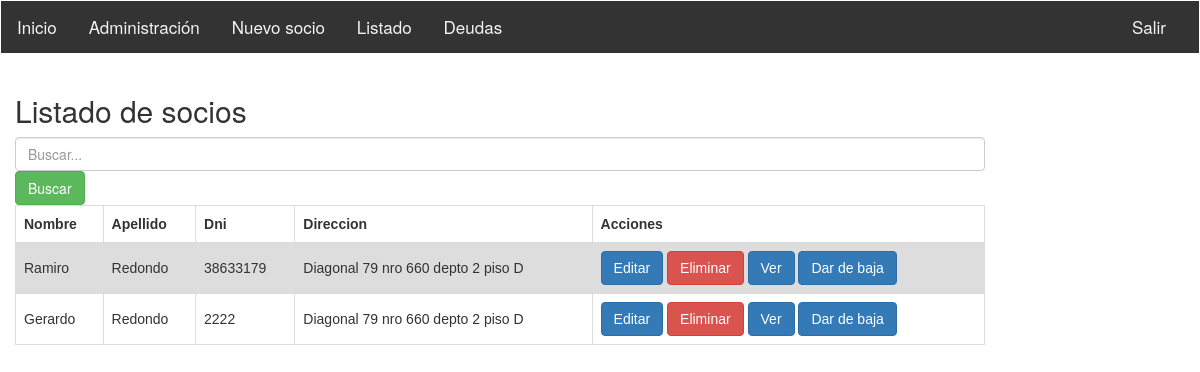
Page /index/listado (signed in) on the committed database.
### sistemasocioscap/models.py (models this page shows)
class Socio (models.Model):
	dni = models.IntegerField ()
	nombre = models.CharField(max_length= 200, help_text="Ingrese el nombre del usuario")
	apellido = models.CharField (max_length = 200)
	fecha_nacimiento = models.DateField(null = True, blank=True)
	nrosocio = models.IntegerField ()
	direccion = models.CharField (max_length = 200)
	mail = models.EmailField(max_length=254, null=True)
	cbu = models.IntegerField (null=True)
	dar_baja = models.CharField(max_length=32,choices=[('si', 'Si'),('no', 'No')], default="",null = True, blank=True)
	registro = models.OneToOneField(RegistroPagos, on_delete=models.SET_NULL, null = True, blank=True)
  	def get_absolute_url(self):
    		return reverse ('socio-detail', args=[str(self.id)])

### sistemasocioscap/views.py (the view)
def socios_listado(request):
    queryset = request.GET.get("buscar")
    socios = Socio.objects.all()
    if queryset:
        socios = Socio.objects.filter(
            Q(nombre__icontains = queryset) |
            Q(apellido__icontains = queryset)
        ).distinct()
    return render(request,'socio_listado.html', context={'socios':socios},
)

### sistemasocioscap/templates/socio_listado.html (shortened to what this page needs)
{% extends "base_generic.html" %}
{% block content %}
<h2>Listado de socios</h2>
<form method="get">
  <input type="text" class="form-control" placeholder="Buscar..." name="buscar" value="{{ request.get.buscar }}">
  <button type="submit" class="btn btn-success">Buscar</button>
</form>
<table class="tablasocios" style="">
  {% if socios %}
  <tr>
    <th scope="row">Nombre</th>
    <th>Apellido</th>
    <th>Dni </th>
    <th>Direccion</th>
    <th>Acciones</th>
  </tr>
  {% for socio in socios %}
  <tr>
    <td>{{socio.nombre}}</td>
    <td>{{socio.apellido}}</td>
    <td>{{socio.dni}}</td>
    <td>{{socio.direccion}}</td>
    <td>
    	<a class="btn btn-primary" href="{% url 'socio_editar' socio.id %}">Editar</a>
      <a class="btn btn-danger" href="{% url 'socio_eliminar' socio.id %}">Eliminar</a>
      <a class="btn btn-primary" href="{% url 'socio_detail' socio.id %}">Ver</a>
      <a class="btn btn-primary" href="">Dar de baja</a>
    </td>
  </tr>
  {% endfor %}
  {% else %}
  <h4>No exisen registros de socios</h4>
  {% endif %}
</table>
{% endblock %}
{% load static %}

### sistemasocioscap/templates/socio_listado.html (style rules this page uses)
table { font-family: arial, sans-serif; border-collapse: collapse; width: 100%; }
td, th { border: 1px solid #dddddd; text-align: left; padding: 8px; }
tr:nth-child(even) { background-color: #dddddd; }

### rows in the picture
Socio: nombre "Ramiro", apellido "Redondo", dni "38633179", direccion "Diagonal 79 nro 660 depto 2 piso D"
Socio: nombre "Gerardo", apellido "Redondo", dni "2222", direccion "Diagonal 79 nro 660 depto 2 piso D"
